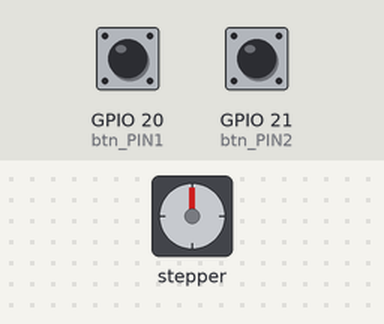
Simulated run of this program. Board: Raspberry Pi (BCM pin numbers). On the bench: stepper motor. The inputs (shaded band) are chosen by the test bench; at power-on: GPIO 20 (btn_PIN1) LOW, GPIO 21 (btn_PIN2) LOW.

Above: at 1.2 s.
1.3 s: GPIO 20 (btn_PIN1) pulled HIGH for 0.15 s
At 1.75 s:
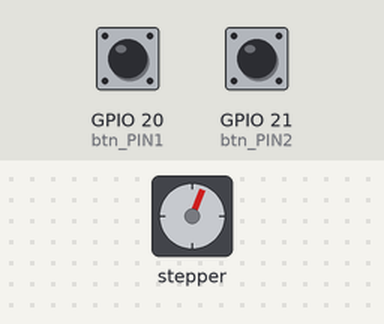
At 2.35 s:
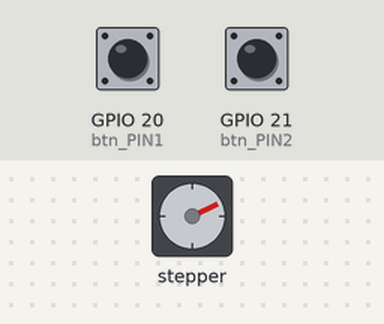
4.3 s: GPIO 21 (btn_PIN2) pulled HIGH for 3.2 s
At 4.45 s:
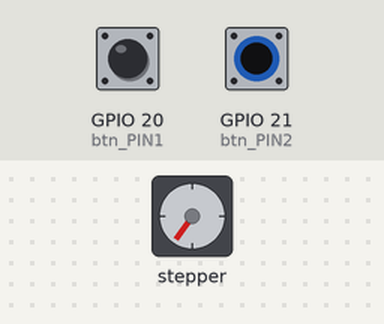
Timing chart, 0 to 15.0 s (numbered marks = the images above; inputs shaded):
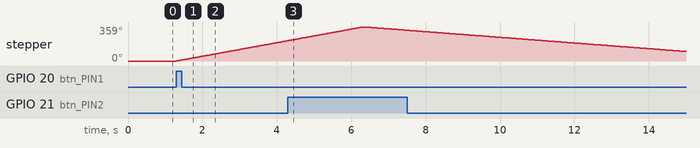

Measured:
- after the input at 1.3 s, stepper: keeps turning clockwise at about 72°/s, starting at once

The program:

Opdracht_7.py
```python
#Bron powerpoint van brightspace, https://github.com/gavinlyonsrepo/RpiMotorLib/blob/master/Documentation/28BYJ.md en Elske Asselbergs
import RPi.GPIO as GPIO
from RpiMotorLib import RpiMotorLib

btn_PIN1 = 20
btn_PIN2 = 21
gpioPins = [6,13,19,26]

GPIO.setmode(GPIO.BCM)
GPIO.setup(btn_PIN1, GPIO.IN, GPIO.PUD_DOWN)
GPIO.setup(btn_PIN2, GPIO.IN, GPIO.PUD_DOWN)

DCMotor = RpiMotorLib.BYJMotor("MyMotor", "28BYJ")

fast = (5 / 4096)
slow = (12 / 4096)

#functie voor het indrukken van een specifieke knop
try:
    while True:
        buttonStateA = GPIO.input(btn_PIN1)
        buttonStateB = GPIO.input(btn_PIN2)

        #snelle draai van 5 seconden
        if buttonStateA == GPIO.HIGH:
            DCMotor.motor_run(gpioPins, fast, 512, False, True, "half", 0)
        #langzame draai van 12 seconden
        if buttonStateB == GPIO.HIGH:
            DCMotor.motor_run(gpioPins, slow, 512, True, True, "half", 0)

finally:
    GPIO.cleanup()
```
